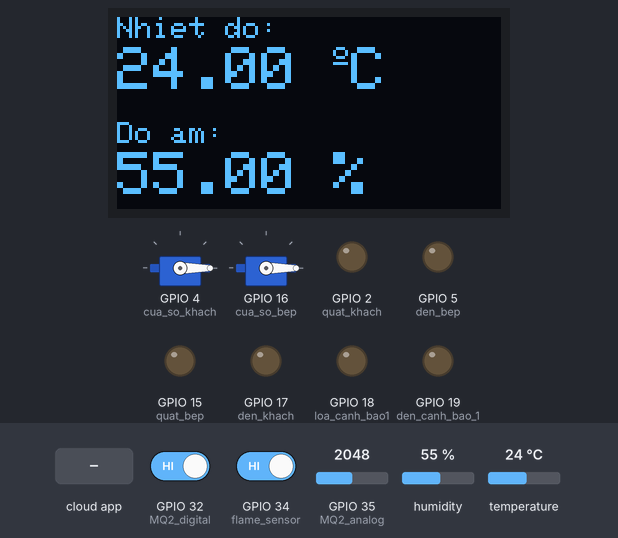
The sketch below on a simulated ESP32. Shown: 2 × servo, 128×64 one-colour display, output pins drawn as LEDs (lit = HIGH). The test bench sets the inputs (shaded band); at power-on: humidity 55 %, GPIO 32 (MQ2_digital) HIGH, GPIO 34 (flame_sensor) HIGH, GPIO 35 (MQ2_analog) = 2048, temperature 24 °C. WiFi joins after 1.5 s; servers stay silent unless stated; the Firebase database answers and starts empty; what the sketch prints to the serial monitor is not drawn.

Above: at 5.9 s.
6.0 s: humidity set to 22 %
At 9.6 s:
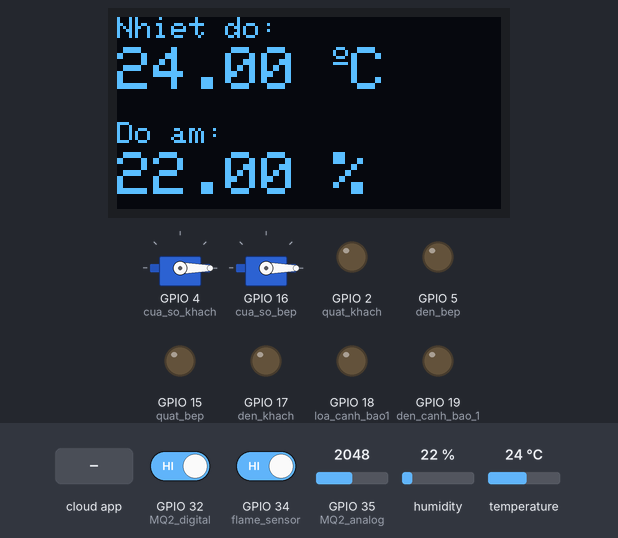
10.5 s: GPIO 32 (MQ2_digital) driven LOW
At 12.4 s:
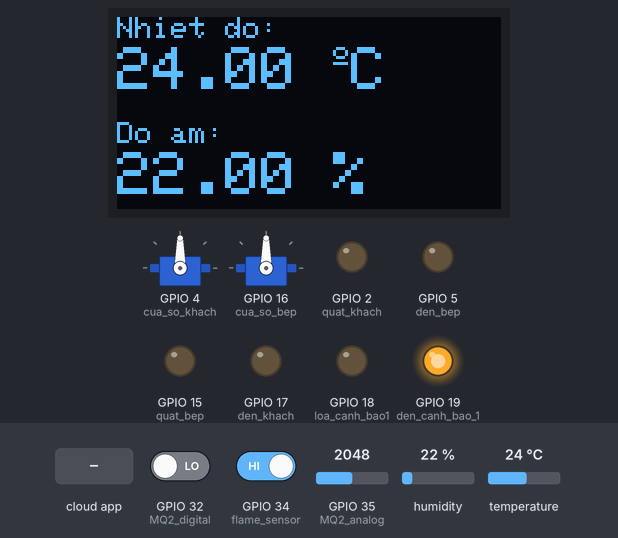
13.3 s: GPIO 34 (flame_sensor) driven LOW
At 15.1 s:
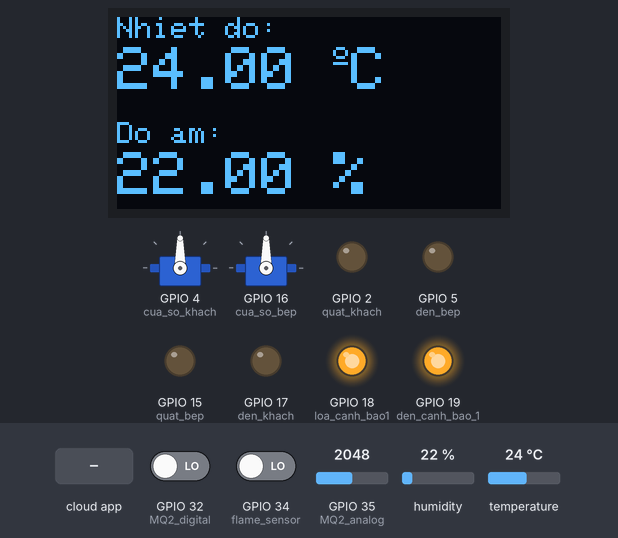
16.0 s: the phone or cloud app sets Den1 to 1
At 17.8 s:
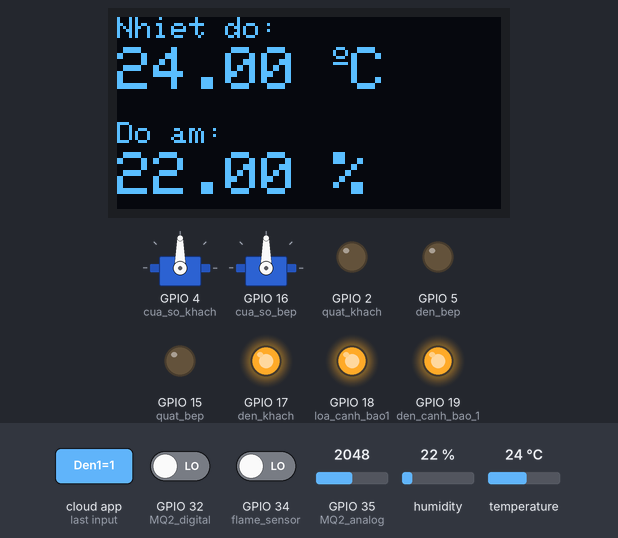
18.8 s: the phone or cloud app sets Quat1 to 1
At 21.0 s:
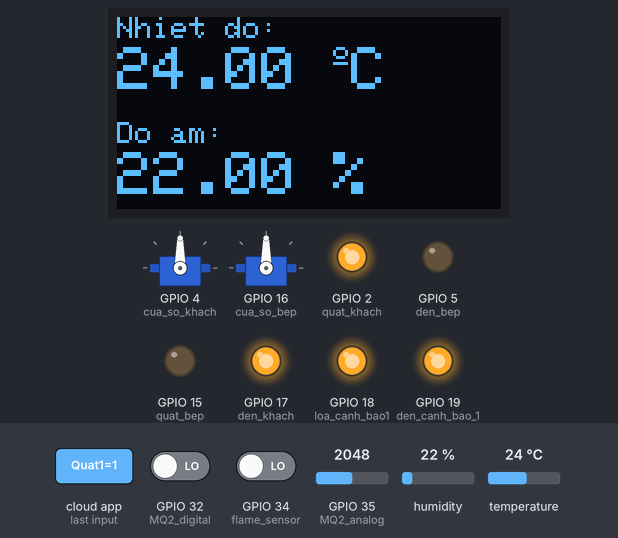
23.1 s: the phone or cloud app sets Cua1 to 0
At 25.5 s:
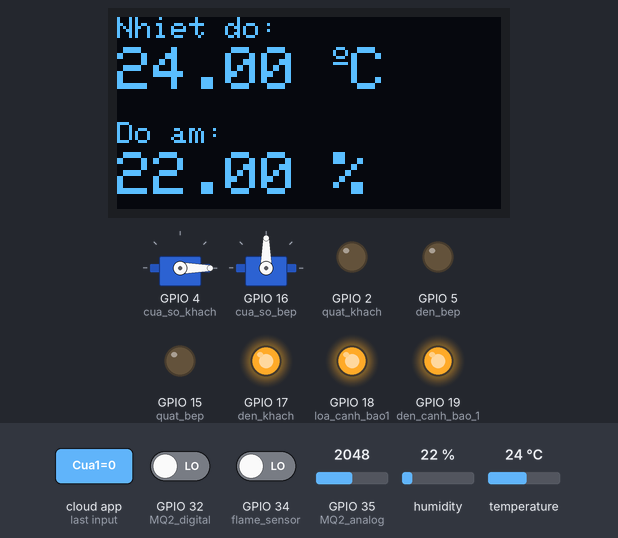
Timing chart, 0 to 28.0 s (numbered marks = the images above; inputs shaded):
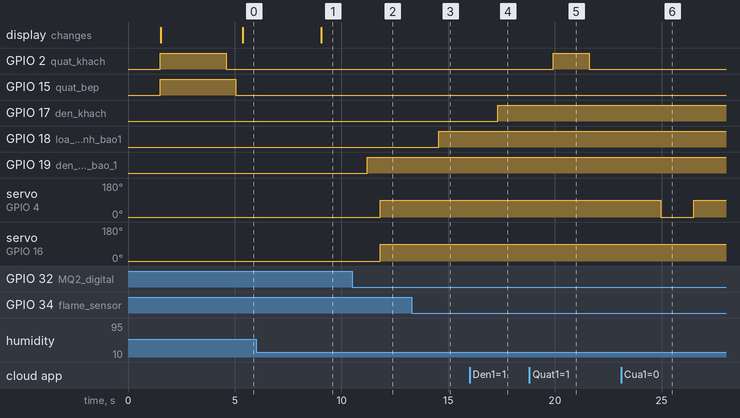

Measured:
- after the input at 6.0 s, the display: changes after 3.1 s (image 1)
- after the input at 10.5 s, GPIO 19 (den_canh_bao_1): LOW → HIGH after 0.71 s; servo on GPIO 4 (cua_so_khach), servo on GPIO 16 (cua_so_bep): 0° → 90° after 1.3 s
- after the input at 13.3 s, GPIO 18 (loa_canh_bao1): LOW → HIGH after 1.3 s
- after the input at 16.0 s, GPIO 17 (den_khach): LOW → HIGH after 1.3 s
- after the input at 18.8 s, GPIO 2 (quat_khach): LOW → HIGH after 1.1 s, → LOW 1.7 s later
- after the input at 23.1 s, servo on GPIO 4 (cua_so_khach): 90° → 0° after 1.9 s, → 90° 1.5 s later

The sketch:

ESP32_Node1_khach_bep.ino
```cpp
#include <DHT.h>
#include <WiFi.h>
#include <FirebaseESP32.h>
#include <ArduinoJson.h>
#include <Adafruit_GFX.h>
#include <Adafruit_SSD1306.h>
#include <ESP32Servo.h>


#define SCREEN_WIDTH 128 // OLED display width, in pixels
#define SCREEN_HEIGHT 64 // OLED display height, in pixels

// Declaration for an SSD1306 display connected to I2C (SDA21, SCL22 pins)
Adafruit_SSD1306 display(SCREEN_WIDTH, SCREEN_HEIGHT, &Wire, -1);

//khach
#define den_khach 17
#define quat_khach 2 // relay LOW
#define cua_so_khach 4

//bep
#define den_bep 5
#define quat_bep  15//relay low
#define cua_so_bep 16

//cam bien
#define DHT_pin 33
#define DHT_type DHT11

#define MQ2_analog 35
#define MQ2_digital 32

#define flame_sensor 34
//canh bao
#define loa_canh_bao1 18
#define den_canh_bao_1 19

#define WIFI_SSID "wifi"
#define WIFI_PASSWORD "00000000"

#define FIREBASE_HOST "datn-6f71c-default-rtdb.firebaseio.com"
#define FIREBASE_AUTH "WoF9zZmOnKZqHopaAU9zWhKFlFk2sfbwetAVqLlr"

FirebaseData firebaseData;
FirebaseJson json;

void oled_display (float,float);

DHT dht(DHT_pin, DHT_type);

//bien trang thai
  byte den1_status = 0;
  byte den2_status = 0;
  byte quat1_status = 1;
  byte quat2_status = 1;
  byte cua_so_khach_status = 0;
  byte cua_so_bep_status = 0;

  byte den_canh_bao_1_status = 0;
  byte loa_canh_bao_1_status = 0;

  Servo cuaso1;
  Servo cuaso2;

  bool tmp=0;

  float h1;
  float t1;

  byte mq2_status;
  int mq2_value;
  byte flame_status;
  byte mua_status;
  byte tam;

unsigned long t1s = 0;

void setup()
{
  Serial.begin(115200);
  WiFi.begin(WIFI_SSID, WIFI_PASSWORD);
  Serial.print("Dang ket noi Wifi");
  while (WiFi.status() != WL_CONNECTED)
    {
        Serial.print(".");
        delay(300);
    }
  Firebase.begin(FIREBASE_HOST, FIREBASE_AUTH);
  Serial.println (" ");
  Serial.println ("Da ket noi WiFi!");
  Serial.println ("Dia chi WiFi: ");
  Serial.print(WiFi.localIP());

  pinMode(MQ2_digital, INPUT);
  pinMode(flame_sensor, INPUT);

//PIN OUPUT
  pinMode(den_khach, OUTPUT);
  pinMode(quat_khach, OUTPUT);
  cuaso1.attach(cua_so_khach);

  pinMode(den_bep, OUTPUT);
  pinMode(quat_bep, OUTPUT);
  cuaso2.attach(cua_so_bep);

  pinMode(den_canh_bao_1, OUTPUT);
  pinMode(loa_canh_bao1, OUTPUT);

//SET trang thai dau
  digitalWrite(den_khach, den1_status);
  digitalWrite(quat_khach, quat1_status);
  cuaso1.write(0);

  digitalWrite(den_bep, den2_status);
  digitalWrite(quat_bep, quat2_status);
  cuaso2.write(0);

  digitalWrite(den_canh_bao_1, den_canh_bao_1_status);
  digitalWrite(loa_canh_bao1, loa_canh_bao_1_status);

  if(!display.begin(SSD1306_SWITCHCAPVCC, 0x3C))
  {
    Serial.println(F("SSD1306 allocation failed"));
    for(;;);
  }
  delay(2000);
  display.clearDisplay();
  display.setTextColor(WHITE);

}

void loop()
{
  h1 = dht.readHumidity(); // Đọc giá trị độ ẩm môi trường ở đơn vị %
  t1 = dht.readTemperature(); // Đọc giá trị nhiệt độ môi trường ở đơn vị °C
  mq2_value = analogRead(MQ2_analog);
  mq2_status = digitalRead(MQ2_digital);
  flame_status = digitalRead(flame_sensor);

   if (isnan(mq2_value) ) // Kiểm tra nếu giá trị đọc được từ môi trường có phải 1 số có nghĩa (và kiểm tra lại)
    {
    Serial.println(F("\nKhong the lay gia tri, vui long kiem tra lai cam bien!"));
    return;
    }
  Serial.print(F("\nMQ2 gia tri: "));
  Serial.print(mq2_value);
  Serial.print(F("\nMQ2 trang thai: "));
  Serial.print(mq2_status);
  Serial.print("\n");

  Firebase.setInt (firebaseData, "/Khigasgiatri", mq2_value);
  Firebase.setInt (firebaseData, "/Khigastrangthai", mq2_status);

    if(mq2_status==0) //trạng thái bình thường bằng 1, khi vượt ngưỡng sẽ bằng 0
    {
      den_canh_bao_1_status = 1;
      digitalWrite(den_canh_bao_1, den_canh_bao_1_status);
      Serial.println(F("\nDen canh bao trang thai: "));
      Serial.print(den_canh_bao_1_status);
      Firebase.setInt (firebaseData, "/Cua1", 1);
      Firebase.setInt (firebaseData, "/Cua2", 1);
      Firebase.setInt (firebaseData, "/Quat1", 0);
      Firebase.setInt (firebaseData, "/Quat2", 0);
      digitalWrite(quat_bep, 0);
      digitalWrite(quat_khach, 0);
      cuaso1.write(90);
      cuaso2.write(90);
    }
    if(mq2_status==1)
    {
    digitalWrite(den_canh_bao_1, 0);
    }

  if (isnan(h1) || isnan(t1)) // Kiểm tra nếu giá trị đọc được từ môi trường có phải 1 số có nghĩa (và kiểm tra lại)
  {
    Serial.println(F("\nKhong the lay gia tri cam bien DHT11, vui long kiem tra lai cam bien!"));
    return;
  }

  Serial.print(F("\nDo am: "));
  Serial.print(h1);
  Serial.print("%\n");
  Serial.print(F("Nhiet do: "));
  Serial.print(t1);
  Serial.print(F("°C "));

  Firebase.setFloat (firebaseData, "/Nhietdo1", t1);
  Firebase.setFloat (firebaseData, "/Doam1", h1);

  if(!flame_status) //trạng thái bình thường bằng 1, khi vượt ngưỡng sẽ bằng 0
  {
    digitalWrite(loa_canh_bao1, HIGH);
    Firebase.setInt (firebaseData, "/Lua", flame_status);
  }
  else
  {
    digitalWrite(loa_canh_bao1, LOW);
    Firebase.setInt (firebaseData, "/Lua", flame_status);
  }

  if(Firebase.getString (firebaseData, "/Den1"))
  {
    den1_status = firebaseData.to<String>().toInt();
    digitalWrite(den_khach, den1_status);
  }

  if(Firebase.getString (firebaseData, "/Quat1"))
  {
    quat1_status = firebaseData.to<String>().toInt();
    digitalWrite(quat_khach, quat1_status);
  }

  if(Firebase.getString (firebaseData, "/Cua1"))
  {
    cua_so_khach_status = firebaseData.to<String>().toInt();
     if (cua_so_khach_status == 1)
        {
          cuaso1.write(90);
        }
        else if (cua_so_khach_status == 0)
        {
          cuaso1.write(0);
        }
        Serial.print(F("\nTrang thai cua1: "));
        Serial.print(cua_so_khach_status);
  }

//Bếp
  if(Firebase.getString (firebaseData, "/Den2"))
  {
    den2_status = firebaseData.to<String>().toInt();
    digitalWrite(den_bep, den2_status);
  }

  if(Firebase.getString (firebaseData, "/Quat2"))
  {
    quat2_status = firebaseData.to<String>().toInt();
    digitalWrite(quat_bep, quat2_status);
  }

  if(Firebase.getString (firebaseData, "/Cua2"))
  {
    cua_so_bep_status = firebaseData.to<String>().toInt();

     if (cua_so_bep_status == 1)
        {
          cuaso2.write(90);
        }
        else if (cua_so_bep_status == 0)
        {
          cuaso2.write(0);
        }
        Serial.print(F("\nTrang thai cua2: "));
        Serial.print(cua_so_bep_status);
  }

  if(Firebase.getString (firebaseData, "/Mua"))
  {
    mua_status = firebaseData.to<String>().toInt();
    if (mua_status == 1 && mq2_status != 0)
    {
      Firebase.setInt (firebaseData, "/Cua1", 0);
      Firebase.setInt (firebaseData, "/Cua2", 0);
    }
  }
   oled_display(t1, h1);
}
void oled_display(float t, float h)
{
  // clear display
  display.clearDisplay();

  // display temperature
  display.setTextSize(1);
  display.setCursor(0,0);
  display.print("Nhiet do: ");
  display.setTextSize(2);
  display.setCursor(0,10);
  display.print(t);
  display.print(" ");
  display.setTextSize(1);
  display.cp437(true);
  display.write(167);
  display.setTextSize(2);
  display.print("C");

  // display humidity
  display.setTextSize(1);
  display.setCursor(0, 35);
  display.print("Do am: ");
  display.setTextSize(2);
  display.setCursor(0, 45);
  display.print(h);
  display.print(" %");

  display.display();
}
```
